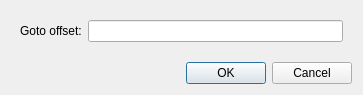
<?xml version="1.0" encoding="UTF-8"?>
<ui version="4.0">
 <class>GotoDialog</class>
 <widget class="QDialog" name="GotoDialog">
  <property name="geometry">
   <rect>
    <x>0</x>
    <y>0</y>
    <width>363</width>
    <height>95</height>
   </rect>
  </property>
  <property name="windowTitle">
   <string>Dialog</string>
  </property>
  <layout class="QVBoxLayout" name="verticalLayout">
   <item>
    <widget class="QWidget" name="widget" native="true">
     <layout class="QHBoxLayout" name="horizontalLayout">
      <item>
       <widget class="QLabel" name="label">
        <property name="text">
         <string>Goto offset:</string>
        </property>
       </widget>
      </item>
      <item>
       <widget class="QLineEdit" name="offsetLineEdit"/>
      </item>
     </layout>
    </widget>
   </item>
   <item>
    <spacer name="verticalSpacer">
     <property name="orientation">
      <enum>Qt::Vertical</enum>
     </property>
     <property name="sizeHint" stdset="0">
      <size>
       <width>20</width>
       <height>40</height>
      </size>
     </property>
    </spacer>
   </item>
   <item>
    <widget class="QDialogButtonBox" name="buttonBox">
     <property name="orientation">
      <enum>Qt::Horizontal</enum>
     </property>
     <property name="standardButtons">
      <set>QDialogButtonBox::Cancel|QDialogButtonBox::Ok</set>
     </property>
    </widget>
   </item>
  </layout>
 </widget>
 <resources/>
 <connections>
  <connection>
   <sender>buttonBox</sender>
   <signal>accepted()</signal>
   <receiver>GotoDialog</receiver>
   <slot>validateThenAccept()</slot>
   <hints>
    <hint type="sourcelabel">
     <x>248</x>
     <y>254</y>
    </hint>
    <hint type="destinationlabel">
     <x>157</x>
     <y>274</y>
    </hint>
   </hints>
  </connection>
  <connection>
   <sender>buttonBox</sender>
   <signal>rejected()</signal>
   <receiver>GotoDialog</receiver>
   <slot>reject()</slot>
   <hints>
    <hint type="sourcelabel">
     <x>316</x>
     <y>260</y>
    </hint>
    <hint type="destinationlabel">
     <x>286</x>
     <y>274</y>
    </hint>
   </hints>
  </connection>
 </connections>
 <slots>
  <slot>validateThenAccept()</slot>
 </slots>
</ui>
